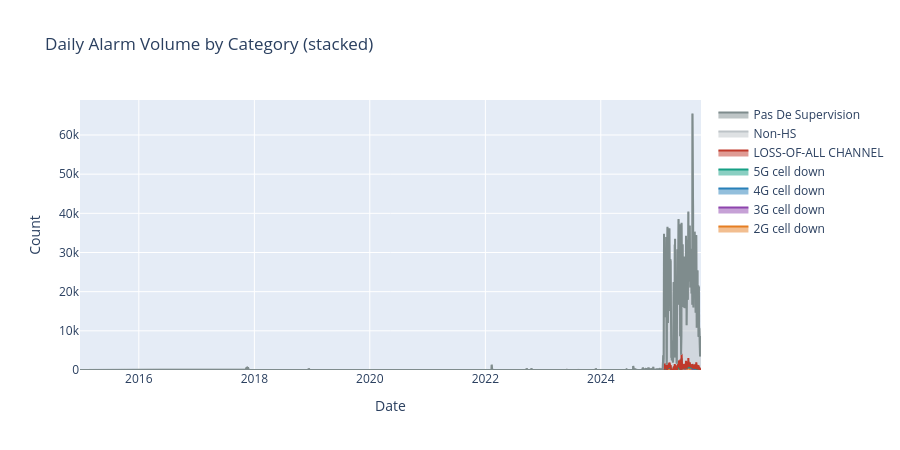

Source (notebook cell):
### Code cell
# Daily volume — stacked HS categories
daily_cat = (df.groupby(['date', 'hs_category'])
               .size()
               .unstack(fill_value=0))
daily_cat.index = pd.to_datetime(daily_cat.index)

fig = go.Figure()
for cat in daily_cat.columns:
    fig.add_trace(go.Scatter(
        x=daily_cat.index, y=daily_cat[cat],
        name=cat,
        line=dict(color=CATEGORY_COLORS.get(cat, '#95a5a6')),
        stackgroup='one'
    ))
fig.update_layout(
    title='Daily Alarm Volume by Category (stacked)',
    xaxis_title='Date', yaxis_title='Count',
    height=450
)
fig.show()

### Figure 1 — Plotly figure (JSON) as saved in the notebook; plotly's stock layout.template omitted (floating-point values rounded to 4 significant figures; data arrays with more than 128 entries replaced by an {"elided": "..."} marker saying what was removed)
{"data": [{"line": {"color": "#e67e22"}, "name": "2G cell down", "stackgroup": "one", "type": "scatter", "x": {"elided": "1324 str values"}, "y": {"elided": "1324 int values"}}, {"line": {"color": "#8e44ad"}, "name": "3G cell down", "stackgroup": "one", "type": "scatter", "x": {"elided": "1324 str values"}, "y": {"elided": "1324 int values"}}, {"line": {"color": "#2980b9"}, "name": "4G cell down", "stackgroup": "one", "type": "scatter", "x": {"elided": "1324 str values"}, "y": {"elided": "1324 int values"}}, {"line": {"color": "#16a085"}, "name": "5G cell down", "stackgroup": "one", "type": "scatter", "x": {"elided": "1324 str values"}, "y": {"elided": "1324 int values"}}, {"line": {"color": "#c0392b"}, "name": "LOSS-OF-ALL CHANNEL", "stackgroup": "one", "type": "scatter", "x": {"elided": "1324 str values"}, "y": {"elided": "1324 int values"}}, {"line": {"color": "#bdc3c7"}, "name": "Non-HS", "stackgroup": "one", "type": "scatter", "x": {"elided": "1324 str values"}, "y": {"elided": "1324 int values"}}, {"line": {"color": "#7f8c8d"}, "name": "Pas De Supervision", "stackgroup": "one", "type": "scatter", "x": {"elided": "1324 str values"}, "y": {"elided": "1324 int values"}}], "layout": {"height": 450, "title": {"text": "Daily Alarm Volume by Category (stacked)"}, "xaxis": {"title": {"text": "Date"}}, "yaxis": {"title": {"text": "Count"}}}}
